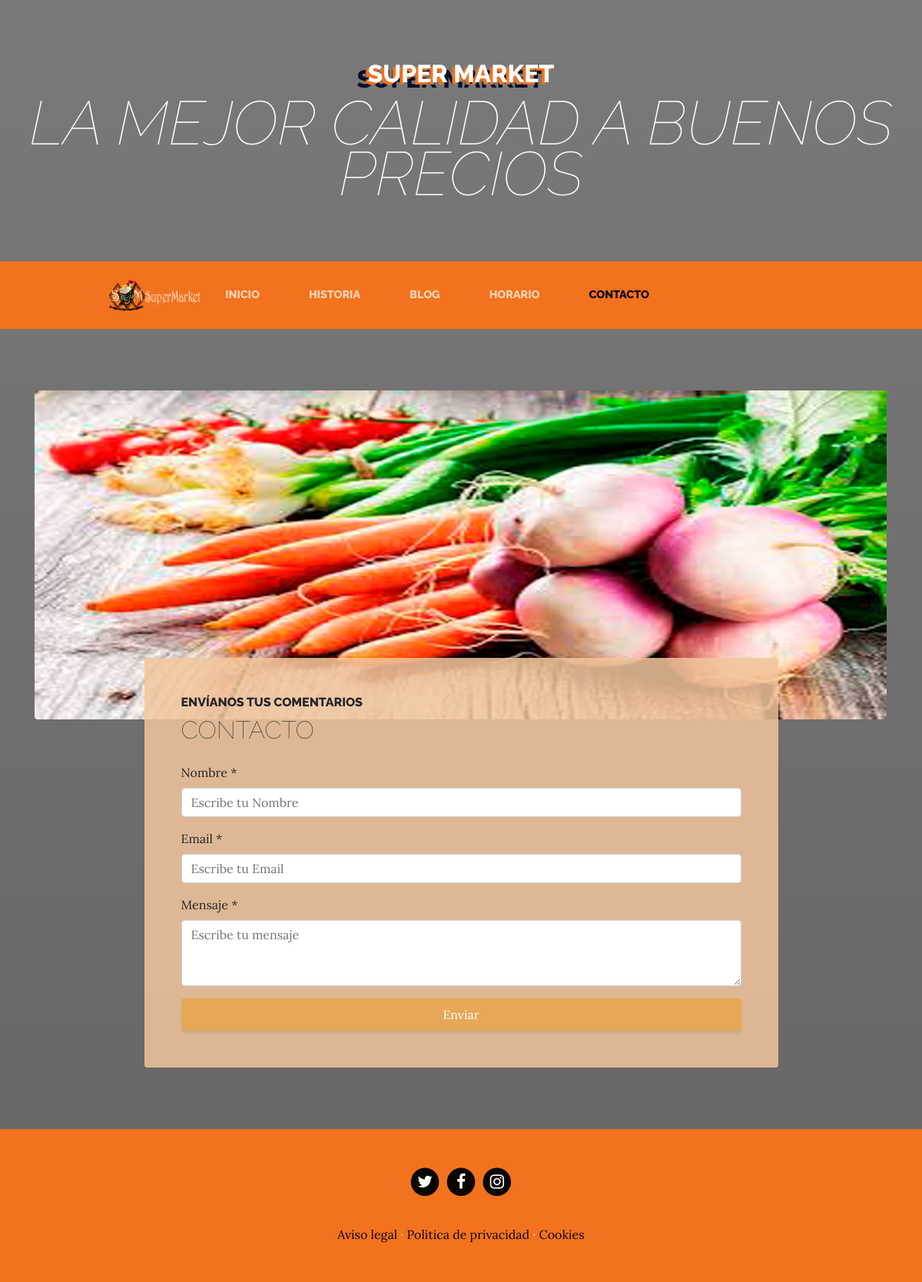
Page /contact/ on the committed database.
### pages/models.py (models this page shows, shortened)
class Page(models.Model):
    title = models.CharField(verbose_name="Titulo", max_length=200)
    content = RichTextField(verbose_name="Contenido")
    order = models.SmallIntegerField(verbose_name="Orden", default=0)
    created = models.DateTimeField(auto_now_add=True,
        verbose_name="Fecha de creación")
    updated = models.DateTimeField(auto_now=True,
        verbose_name="Fecha de edición")
    class Meta:
        verbose_name = "pagina"
        verbose_name_plural = "paginas"
        ordering = ['order','title']

### contact/views.py (the view, shortened to what this page needs)
# urls.py: path('', views.contact, name="contact"),
def contact(request):
   contact_form = ContactForm()
   return render(request, "contact/contact.html",{'form':contact_form})

### contact/forms.py
class ContactForm(forms.Form):
    name = forms.CharField(label="Nombre",required=True, widget=forms.TextInput(
        attrs={'class':'form-control','placeholder':'Escribe tu Nombre'}
    ), min_length=3, max_length=100)
    email =forms.EmailField(label="Email",required=True, widget=forms.EmailInput(
        attrs={'class':'form-control','placeholder':'Escribe tu Email'}
    ),min_length=3, max_length=100)
    content =forms.CharField(label="Contenido",required=True, widget=forms.Textarea(
        attrs={'class':'form-control','rows': 3, 'placeholder':'Escribe tu mensaje'}
    ),min_length=10, max_length=1000)

### pages/templatetags/pages_extras.py (called while the page is built)
@register.simple_tag
def get_page_list():
    pages = Page.objects.all()
    return pages

### social/processors.py (called while the page is built)
def ctx_dict(request):
    ctx ={}
    links = Link.objects.all()
    for link in links:
        ctx[link.key] = link.url
    return ctx

### contact/templates/contact/contact.html (shortened to what this page needs)
{% extends 'core/base.html' %}
{% load static %}
{% block content %}
<section class="page-section about-heading">
  <div class="container">
    <img class="img-fluid rounded about-heading-img mb-3 mb-lg-0" src="{% static 'core/img/contac.jpg' %}" alt="">
    <div class="about-heading-content">
      <div class="row">
        <div class="col-xl-9 col-lg-10 mx-auto">
          <div class="bg-faded rounded p-5">
            <h2 class="section-heading mb-4">
              <span class="section-heading-upper">Envíanos tus comentarios</span>
              <span class="section-heading-lower">Contacto</span>
            </h2>
            <form action="" method="POST">
                <div class="form-group">
                    <label>Nombre *</label>
                    <div class="input-group">
                        {{form.name}}
                    </div>
                </div>
                <div class="form-group">
                    <label>Email *</label>
                    <div class="input-group">
                        {{form.email}}
                    </div>
                </div>
                <div class="form-group">
                    <label>Mensaje *</label>
                    <div class="input-group">
                        {{form.content}}
                    </div>
                </div>
                <div class="text-center">
                    <input type="submit" class="btn btn-primary btn-block py-2" value="Enviar">
                </div>
            </form>
          </div>
        </div>
      </div>
    </div>
  </div>
</section>
{% endblock %}

### core/templates/core/base.html (shortened to what this page needs)
<!DOCTYPE html>
<html lang="es">
  <head>
{% load static %}
    <link href="{% static 'core/vendor/bootstrap/css/bootstrap.min.css'%}" rel="stylesheet">
    <link href="{% static 'core/vendor/font-awesome/css/font-awesome.min.css'%}" rel="stylesheet" type="text/css">
    <link href="{% static 'core/css/e1.css'%}" rel="stylesheet">
  </head>
  <body>
    <h1 class="site-heading text-center text-white d-none d-lg-block">
      <span class="site-heading-upper text-primary mb-3">Super Market</span>
      <span class="site-heading-lower">La mejor calidad a buenos precios</span>
    </h1>
    <nav class="navbar navbar-expand-lg navbar-dark py-lg-4" id="mainNav">
      <div class="container">
        <div class="collapse navbar-collapse" id="navbarResponsive">
          <ul class="navbar-nav mx-auto">
              <img width="13%" src="{% static 'core/img/LOGO_SMfooterblanco.png' %}" href="{% url 'home' %}"> </a>
            <li class="nav-item px-lg-4 {% if request.path == '/' %}active{% endif %}">
              <a class="nav-link text-uppercase text-expanded" href="{% url 'home' %}">Inicio</a>
            </li>
            <li class="nav-item px-lg-4 {% if request.path == '/about/' %}active{% endif %}">
              <a class="nav-link text-uppercase text-expanded" href="{% url 'about' %}">Historia</a>
            </li>
            <li class="nav-item px-lg-4 {% if request.path|slice:":6" == '/services/' %}active{% endif %}">
              <a class="nav-link text-uppercase text-expanded" href="{% url 'services' %}">Blog</a>
            </li>
            <li class="nav-item px-lg-4 {% if request.path == '/store/' %}active{% endif %}">
              <a class="nav-link text-uppercase text-expanded" href="{% url 'store' %}">Horario</a>
            </li>
            <li class="nav-item px-lg-4 {% if request.path == '/contact/' %}active{% endif %}">
              <a class="nav-link text-uppercase text-expanded" href="{% url 'contact' %}">Contacto</a>
            </li>
          </ul>
        </div>
      </div>
    </nav>
{% block content %}
{% endblock %}
    <footer class="footer text-faded text-center py-5">
      <div class="container">
        <p class="m-0">
        {% if LINK_TWITTER %}
	        <a href="{{LINK_TWITTER}}" class="link">
	          <span class="fa-stack fa-lg">
	            <i class="fa fa-circle fa-stack-2x"></i>
	            <i class="fa fa-twitter fa-stack-1x fa-inverse"></i>
	          </span>
	        </a>
          {% endif %}
          {% if LINK_FACEBOOK %}
	        <a href="{{LINK_FACEBOOK}}" class="link">
	          <span class="fa-stack fa-lg">
	            <i class="fa fa-circle fa-stack-2x"></i>
	            <i class="fa fa-facebook fa-stack-1x fa-inverse"></i>
	          </span>
	        </a>
          {% endif%}
          {% if LINK_INSTAGRAM %}
	        <a href="{{LINK_INSTAGRAM}}" class="link">
	          <span class="fa-stack fa-lg">
	            <i class="fa fa-circle fa-stack-2x"></i>
	            <i class="fa fa-instagram fa-stack-1x fa-inverse"></i>
	          </span>
	        </a>
          {% endif%}
	    </p>
        <p class="m-0 mbt">
        {%load pages_extras%}
        {% get_page_list as page_list %}
        {% for page in page_list%}
          <a href="{% url 'page' page.id page.title|slugify %}" class="link">{{page.title}}</a> {% if not forloop.last %}·{% endif%}
        {% endfor %}
      </div>
	</footer>
  </body>
</html>

### core/static/core/css/e1.css (style rules this page uses)
body { font-family: 'Lora'; background: linear-gradient(rgba(0, 0, 0, 0.527), rgba(0, 0, 0, 0.603)), url("../img/bg.png"); background-attachment: fixed; background-position: center; background-size: cover; }
h1, h2, h3, h4, h5, h6 { font-family: 'Raleway'; }
p { line-height: 1.75; }
.text-faded { color: rgba(255, 255, 255, 0.815); }
.site-heading { margin-top: 5rem; margin-bottom: 5rem; text-transform: uppercase; line-height: 1; font-family: 'Raleway'; }
.site-heading .site-heading-upper { display: block; font-size: 2rem; font-weight: 800; }
.site-heading .site-heading-lower { font-size: 5rem; font-weight: 100; line-height: 4rem; font-style: italic; color: rgba(253, 253, 253, 0.993); }
.page-section { margin-top: 5rem; margin-bottom: 5rem; }
.section-heading { text-transform: uppercase; }
.section-heading .section-heading-upper { display: block; font-size: 1rem; font-weight: 800; padding-bottom:.5rem; }
.section-heading .section-heading-lower { display: block; font-size: 2rem; font-weight: 100; }
.bg-faded { background-color: rgba(243, 198, 156, 0.85); }
#mainNav { background-color: rgb(243, 114, 29); font-family: 'Raleway'; }
#mainNav .navbar-nav .nav-item .nav-link { color: rgba(255, 255, 255, 0.7); font-weight: 800; }
#mainNav .navbar-nav .nav-item.active .nav-link { color: #000000; }
@media (min-width: 992px) { #mainNav .navbar-nav .nav-item .nav-link { font-size: 0.9rem; } }
@media (min-width: 992px) { .about-heading .about-heading-img { position: relative; z-index: 0; } }
@media (min-width: 992px) { .about-heading .about-heading-content { margin-top: -5rem; position: relative; z-index: 1; } }
.footer { background-color: rgb(243, 114, 29); }
.text-primary { color: rgb(255, 255, 255) !important; text-shadow: -4px 3px 0 rgb(243, 114, 29), -14px 7px 0 #0a0e27; }
.btn { box-shadow: 0px 3px 3px 0px rgba(33, 37, 41, 0.1); }
.btn-primary { background-color: #e6a756; border-color: #e6a756; }
.mbt { padding-top: 2rem; }
a.link { color: #0a0600; }

### rows in the picture
Page: title "Aviso legal"
Page: title "Politica de privacidad"
Page: title "Cookies"
